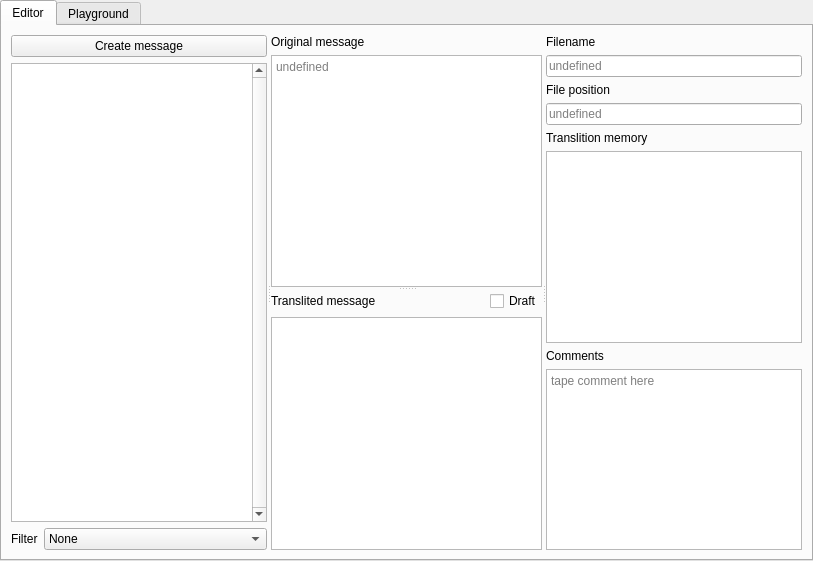
<?xml version="1.0" encoding="UTF-8"?>
<ui version="4.0">
 <class>Editor</class>
 <widget class="QWidget" name="Editor">
  <property name="geometry">
   <rect>
    <x>0</x>
    <y>0</y>
    <width>813</width>
    <height>561</height>
   </rect>
  </property>
  <property name="windowTitle">
   <string>Form</string>
  </property>
  <layout class="QVBoxLayout" name="verticalLayout_5">
   <property name="leftMargin">
    <number>0</number>
   </property>
   <property name="topMargin">
    <number>0</number>
   </property>
   <property name="rightMargin">
    <number>0</number>
   </property>
   <property name="bottomMargin">
    <number>0</number>
   </property>
   <item>
    <widget class="QTabWidget" name="tabWidget">
     <property name="currentIndex">
      <number>0</number>
     </property>
     <widget class="QWidget" name="tab">
      <attribute name="title">
       <string>Editor</string>
      </attribute>
      <layout class="QVBoxLayout" name="verticalLayout_3">
       <item>
        <widget class="QSplitter" name="splitter_2">
         <property name="orientation">
          <enum>Qt::Horizontal</enum>
         </property>
         <widget class="QWidget" name="layoutWidget">
          <layout class="QVBoxLayout" name="verticalLayout">
           <property name="sizeConstraint">
            <enum>QLayout::SetDefaultConstraint</enum>
           </property>
           <item>
            <widget class="QPushButton" name="create_message_button">
             <property name="text">
              <string>Create message</string>
             </property>
            </widget>
           </item>
           <item>
            <widget class="QListWidget" name="messages_list">
             <property name="sizePolicy">
              <sizepolicy hsizetype="Minimum" vsizetype="Expanding">
               <horstretch>0</horstretch>
               <verstretch>0</verstretch>
              </sizepolicy>
             </property>
             <property name="verticalScrollBarPolicy">
              <enum>Qt::ScrollBarAlwaysOn</enum>
             </property>
             <property name="sortingEnabled">
              <bool>true</bool>
             </property>
            </widget>
           </item>
           <item>
            <layout class="QFormLayout" name="formLayout">
             <item row="0" column="1">
              <widget class="QComboBox" name="fliter_box">
               <item>
                <property name="text">
                 <string>None</string>
                </property>
               </item>
               <item>
                <property name="text">
                 <string>Drafts</string>
                </property>
               </item>
               <item>
                <property name="text">
                 <string>Untranslated</string>
                </property>
               </item>
               <item>
                <property name="text">
                 <string>Translated</string>
                </property>
               </item>
               <item>
                <property name="text">
                 <string>With comments</string>
                </property>
               </item>
               <item>
                <property name="text">
                 <string>Without comments</string>
                </property>
               </item>
              </widget>
             </item>
             <item row="0" column="0">
              <widget class="QLabel" name="label_7">
               <property name="text">
                <string>Filter</string>
               </property>
              </widget>
             </item>
            </layout>
           </item>
          </layout>
         </widget>
         <widget class="QSplitter" name="splitter">
          <property name="sizePolicy">
           <sizepolicy hsizetype="Preferred" vsizetype="Expanding">
            <horstretch>2</horstretch>
            <verstretch>0</verstretch>
           </sizepolicy>
          </property>
          <property name="orientation">
           <enum>Qt::Vertical</enum>
          </property>
          <widget class="QWidget" name="layoutWidget">
           <layout class="QVBoxLayout" name="verticalLayout_2">
            <item>
             <widget class="QLabel" name="label">
              <property name="frameShape">
               <enum>QFrame::NoFrame</enum>
              </property>
              <property name="text">
               <string>Original message</string>
              </property>
             </widget>
            </item>
            <item>
             <widget class="QTextEdit" name="original_message_edit">
              <property name="readOnly">
               <bool>true</bool>
              </property>
              <property name="placeholderText">
               <string>undefined</string>
              </property>
             </widget>
            </item>
           </layout>
          </widget>
          <widget class="QWidget" name="layoutWidget">
           <layout class="QVBoxLayout" name="verticalLayout_4">
            <item>
             <layout class="QHBoxLayout" name="horizontalLayout">
              <item>
               <widget class="QLabel" name="label_2">
                <property name="sizePolicy">
                 <sizepolicy hsizetype="Preferred" vsizetype="Preferred">
                  <horstretch>1</horstretch>
                  <verstretch>0</verstretch>
                 </sizepolicy>
                </property>
                <property name="text">
                 <string>Translited message</string>
                </property>
               </widget>
              </item>
              <item>
               <widget class="QCheckBox" name="is_draft_box">
                <property name="sizePolicy">
                 <sizepolicy hsizetype="Minimum" vsizetype="Minimum">
                  <horstretch>0</horstretch>
                  <verstretch>0</verstretch>
                 </sizepolicy>
                </property>
                <property name="text">
                 <string>Draft</string>
                </property>
               </widget>
              </item>
             </layout>
            </item>
            <item>
             <widget class="QTextEdit" name="translited_message_edit">
              <property name="acceptRichText">
               <bool>false</bool>
              </property>
             </widget>
            </item>
           </layout>
          </widget>
         </widget>
         <widget class="QWidget" name="verticalLayoutWidget_2">
          <layout class="QVBoxLayout" name="verticalLayout_8">
           <item>
            <widget class="QLabel" name="label_3">
             <property name="text">
              <string>Filename</string>
             </property>
            </widget>
           </item>
           <item>
            <widget class="QLineEdit" name="lineEdit">
             <property name="readOnly">
              <bool>true</bool>
             </property>
             <property name="placeholderText">
              <string>undefined</string>
             </property>
            </widget>
           </item>
           <item>
            <widget class="QLabel" name="label_4">
             <property name="text">
              <string>File position</string>
             </property>
            </widget>
           </item>
           <item>
            <widget class="QLineEdit" name="lineEdit_2">
             <property name="readOnly">
              <bool>true</bool>
             </property>
             <property name="placeholderText">
              <string>undefined</string>
             </property>
            </widget>
           </item>
           <item>
            <widget class="QLabel" name="label_5">
             <property name="text">
              <string>Translition memory</string>
             </property>
            </widget>
           </item>
           <item>
            <widget class="QListView" name="listView">
             <property name="sizePolicy">
              <sizepolicy hsizetype="Expanding" vsizetype="Expanding">
               <horstretch>0</horstretch>
               <verstretch>0</verstretch>
              </sizepolicy>
             </property>
            </widget>
           </item>
           <item>
            <widget class="QLabel" name="label_6">
             <property name="text">
              <string>Comments</string>
             </property>
            </widget>
           </item>
           <item>
            <widget class="QTextEdit" name="comments_edit">
             <property name="sizePolicy">
              <sizepolicy hsizetype="Expanding" vsizetype="Expanding">
               <horstretch>0</horstretch>
               <verstretch>1</verstretch>
              </sizepolicy>
             </property>
             <property name="placeholderText">
              <string>tape comment here</string>
             </property>
            </widget>
           </item>
          </layout>
         </widget>
        </widget>
       </item>
      </layout>
     </widget>
     <widget class="QWidget" name="tab_2">
      <attribute name="title">
       <string>Playground</string>
      </attribute>
      <layout class="QVBoxLayout" name="verticalLayout_9">
       <item>
        <layout class="QVBoxLayout" name="tab_playground_layout"/>
       </item>
      </layout>
     </widget>
    </widget>
   </item>
  </layout>
 </widget>
 <resources/>
 <connections/>
</ui>
